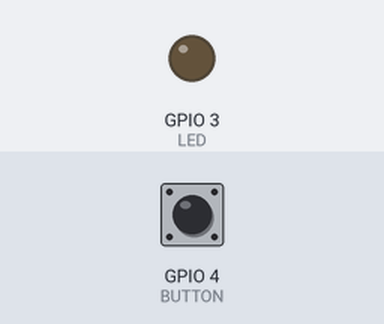
Simulated run of this program. Board: Raspberry Pi (BCM pin numbers). Shown: output pins drawn as LEDs (lit = HIGH). Dashed ring = blinking. The inputs (shaded band) are chosen by the test bench; at power-on: GPIO 4 (BUTTON) LOW. The run ends when the program shuts the computer down; threads take turns every 2 ms; what the program prints to the terminal is not drawn. At 4.3 s the program puts the board to deep sleep or switches it off; the recording ends there.

Above: at 0.1 s.
At 1.2 s:
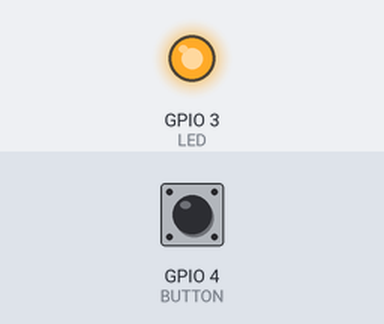
1.3 s: GPIO 4 (BUTTON) pulled HIGH for 0.6 s
At 1.6 s:
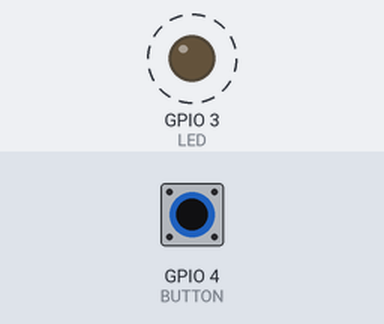
4.3 s: GPIO 4 (BUTTON) driven HIGH
Timing chart, 0 to 4.3 s (numbered marks = the images above; inputs shaded):
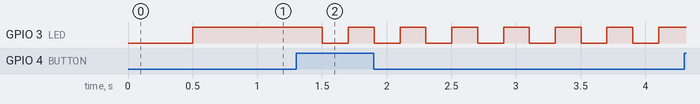

Measured:
- after the input at 1.3 s, GPIO 3 (LED): alternates HIGH for 0.20 s and LOW for 0.20 s, starting after 0.20 s
- after the input at 4.3 s, every drawn part: stays the same

The program:

power_button.py
```python
#!/usr/bin/python3

import RPi.GPIO as gpio
import signal
import threading
import time
import os

# Press the button twice in a row and it'll shut everything down for you.

# BE ABSOLUTELY SURE THAT YOU'RE USING:
# GPIO 3: LED
# GPIO 4: Button
# Otherwise shit will probably explode or something idfk.
LED = 3
BUTTON = 4

# Use GPIO numbers and not pin numbers because they're different for some
# fucking reason.
gpio.setmode(gpio.BCM)

# We need to use a pulldown resistor on the button because electronics is
# bullshit.
gpio.setup(BUTTON, gpio.IN, gpio.PUD_DOWN)
gpio.setup(LED, gpio.OUT)


# Be 100% sure to clean up before exiting.
def cleanup(sig, stack_frame):
    print("Cleaning up... ", end='')
    gpio.cleanup()
    print("done!")
    exit(0)

for sig in [signal.SIGTERM, signal.SIGINT]:
    signal.signal(sig, cleanup)

# Used to interact with the blink() thread.
# Set to None to keep a solid LED.
blink_delay = None

def blink(pin, stop_event):
    new_pin_state = False

    event_timeout = blink_delay or 0.5

    while True:
        # TODO: Use events to tell this thread if blink_delay was changed.
        event_timeout = blink_delay or 0.5

        if stop_event.wait(timeout=event_timeout):
            return

        if blink_delay is None:
            new_pin_state = True
        else:
            new_pin_state = not gpio.input(pin)

        gpio.output(pin, new_pin_state)

stop_blinking = threading.Event()

# blinker is a daemon so it won't keep the program alive after a kill signal or
# KeyboardInterrupt.
blinker = threading.Thread(daemon=True, target=(lambda: blink(LED, stop_blinking)))
blinker.start()

while True:
    # This stops signals like KeyboardInterrupt from working when it blocks.

    while gpio.wait_for_edge(BUTTON, gpio.RISING, timeout=500) is None:
        pass

    blink_delay = 0.2
    time.sleep(1)

    # Wait for 500 ms 10 times for a total of 5 seconds.
    for _ in range(10):
        if gpio.wait_for_edge(BUTTON, gpio.RISING, timeout=500) is not None:
            stop_blinking.set()
            blinker.join()
            os.system("poweroff")
            exit(0)

    blink_delay = None
```
